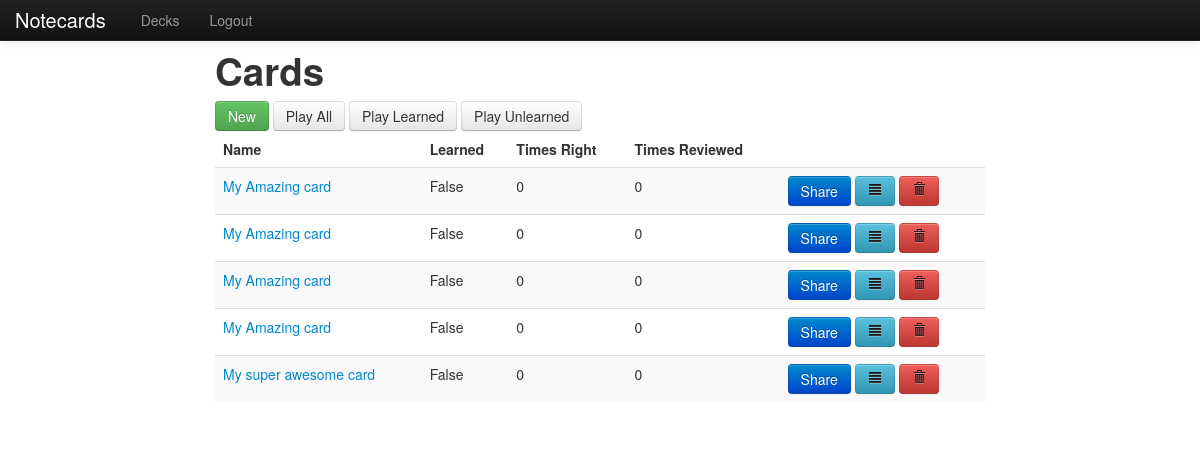
Screenshot of /decks/2/ (signed in) with the database file from the repository.
### notecard/models.py (models this page shows)
class Notecard(models.Model):
    owner = models.ForeignKey(User)
    deck = models.ManyToManyField("Deck")
    front = models.TextField()
    back = models.TextField()
    name = models.CharField(max_length=100)
    learned = models.BooleanField(default=False)
    times_reviewed = models.IntegerField(default=0)
    times_right = models.IntegerField(default=0)
    def __unicode__(self):
        return self.name
    def get_absolute_url(self):
        return reverse('card_details',
                       args=[self.id, ]
                       )

### notecard/views.py (the view)
# urls.py: url(r'^decks/(?P<deck_id>\d+)/$', 'notecard.views.list_cards_in_deck', name='deck_details'),
@login_required
def list_cards_in_deck(request, deck_id):
    cards = Notecard.objects.filter(deck=deck_id)
    data = {
        'cards': cards,
        'deck_id': deck_id
    }
    return render_to_response('notecard/list_cards_in_deck.html',
                              data,
                              context_instance=RequestContext(request)
                              )

### notecard/templates/notecard/list_cards_in_deck.html (shortened to what this page needs)
{% extends 'base.html' %}
{% block content %}
<h1>Cards</h1>
    <a href="#newCard" role="button" class="btn btn-success" data-toggle="modal">New</a>
    <button class="btn">Play All</button>
    <button class="btn">Play Learned</button>
    <button class="btn">Play Unlearned</button>
<table class="table table-striped">
    <thead>
        <tr>
            <th>Name</th>
            <th>Learned</th>
            <th>Times Right</th>
            <th>Times Reviewed</th>
            <th></th>
        </tr>
    </thead>
    <tbody>
        {% for card in cards %}
        <tr>
            <td><a href="{{card.get_absolute_url}}">{{card}}</a></td>
            <td>{{card.learned}}</td>
            <td>{{card.times_reviewed}}</td>
            <td>{{card.times_right}}</td>
            <td>
                <button class="btn btn-primary" >Share</button>
                <button class="btn btn-info" ><i class="icon-align-justify"></i></button>
                <button class="btn btn-danger"><i class="icon-trash"></i></button>
            </td>
        </tr>
        {% endfor %}
    </tbody>
</table>
{% endblock %}

### notecard/templates/base.html (style rules this page uses)
body { padding-top: 40px; }

### rows the page displays
Notecard: name "My Amazing card", learned "False", times_reviewed "0", times_right "0"
Notecard: name "My Amazing card", learned "False", times_reviewed "0", times_right "0"
Notecard: name "My Amazing card", learned "False", times_reviewed "0", times_right "0"
Notecard: name "My Amazing card", learned "False", times_reviewed "0", times_right "0"
Notecard: name "My super awesome card", learned "False", times_reviewed "0", times_right "0"
